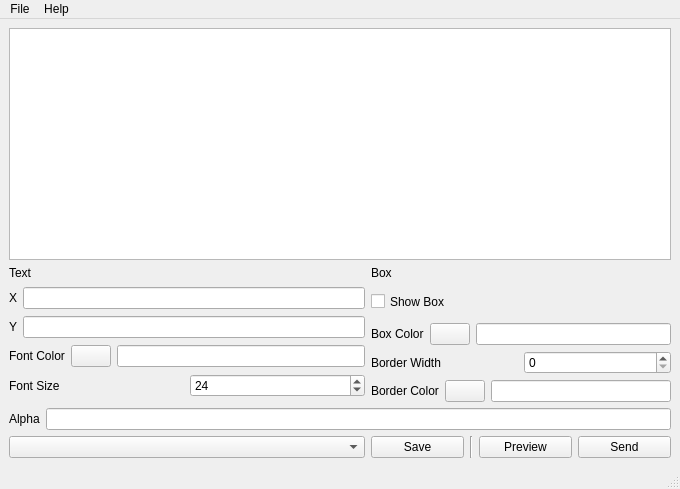
<?xml version="1.0" encoding="UTF-8"?>
<ui version="4.0">
 <class>MainWindow</class>
 <widget class="QMainWindow" name="MainWindow">
  <property name="geometry">
   <rect>
    <x>0</x>
    <y>0</y>
    <width>680</width>
    <height>489</height>
   </rect>
  </property>
  <property name="windowTitle">
   <string>ffplayout Messenger</string>
  </property>
  <property name="locale">
   <locale language="English" country="Germany"/>
  </property>
  <widget class="QWidget" name="centralwidget">
   <layout class="QGridLayout" name="gridLayout">
    <item row="1" column="0">
     <widget class="QLabel" name="text_label">
      <property name="text">
       <string>Text</string>
      </property>
     </widget>
    </item>
    <item row="0" column="0" colspan="5">
     <widget class="QTextEdit" name="text_area"/>
    </item>
    <item row="2" column="0">
     <layout class="QVBoxLayout" name="text_layout_group">
      <item>
       <layout class="QHBoxLayout" name="horizontalLayout">
        <item>
         <widget class="QLabel" name="label_x">
          <property name="text">
           <string>X</string>
          </property>
         </widget>
        </item>
        <item>
         <widget class="QLineEdit" name="text_x_pos">
          <property name="enabled">
           <bool>true</bool>
          </property>
         </widget>
        </item>
       </layout>
      </item>
      <item>
       <layout class="QHBoxLayout" name="horizontalLayout_2">
        <item>
         <widget class="QLabel" name="label_y">
          <property name="text">
           <string>Y</string>
          </property>
         </widget>
        </item>
        <item>
         <widget class="QLineEdit" name="text_y_pos"/>
        </item>
       </layout>
      </item>
      <item>
       <layout class="QHBoxLayout" name="horizontalLayout_3">
        <item>
         <widget class="QLabel" name="label_font_color">
          <property name="text">
           <string>Font Color</string>
          </property>
         </widget>
        </item>
        <item>
         <widget class="QPushButton" name="botton_font_color">
          <property name="minimumSize">
           <size>
            <width>40</width>
            <height>0</height>
           </size>
          </property>
          <property name="maximumSize">
           <size>
            <width>40</width>
            <height>16777215</height>
           </size>
          </property>
          <property name="text">
           <string/>
          </property>
         </widget>
        </item>
        <item>
         <widget class="QLineEdit" name="text_font_color"/>
        </item>
       </layout>
      </item>
      <item>
       <layout class="QHBoxLayout" name="horizontalLayout_4">
        <item>
         <widget class="QLabel" name="label_font_size">
          <property name="text">
           <string>Font Size</string>
          </property>
         </widget>
        </item>
        <item>
         <widget class="QSpinBox" name="spin_font_size">
          <property name="value">
           <number>24</number>
          </property>
         </widget>
        </item>
       </layout>
      </item>
     </layout>
    </item>
    <item row="2" column="1" colspan="4">
     <layout class="QVBoxLayout" name="box_layout_group">
      <item>
       <widget class="QCheckBox" name="activate_box">
        <property name="minimumSize">
         <size>
          <width>300</width>
          <height>31</height>
         </size>
        </property>
        <property name="text">
         <string>Show Box</string>
        </property>
       </widget>
      </item>
      <item>
       <layout class="QHBoxLayout" name="horizontalLayout_5">
        <item>
         <widget class="QLabel" name="label_box_color">
          <property name="text">
           <string>Box Color</string>
          </property>
         </widget>
        </item>
        <item>
         <widget class="QPushButton" name="botton_box_color">
          <property name="minimumSize">
           <size>
            <width>40</width>
            <height>0</height>
           </size>
          </property>
          <property name="maximumSize">
           <size>
            <width>40</width>
            <height>16777215</height>
           </size>
          </property>
          <property name="text">
           <string/>
          </property>
         </widget>
        </item>
        <item>
         <widget class="QLineEdit" name="text_box_color"/>
        </item>
       </layout>
      </item>
      <item>
       <layout class="QHBoxLayout" name="horizontalLayout_6">
        <item>
         <widget class="QLabel" name="label_border_width">
          <property name="text">
           <string>Border Width</string>
          </property>
         </widget>
        </item>
        <item>
         <widget class="QSpinBox" name="spin_border_width"/>
        </item>
       </layout>
      </item>
      <item>
       <layout class="QHBoxLayout" name="horizontalLayout_8">
        <item>
         <widget class="QLabel" name="label_border_color">
          <property name="text">
           <string>Border Color</string>
          </property>
         </widget>
        </item>
        <item>
         <widget class="QPushButton" name="botton_border_color">
          <property name="minimumSize">
           <size>
            <width>40</width>
            <height>0</height>
           </size>
          </property>
          <property name="maximumSize">
           <size>
            <width>40</width>
            <height>16777215</height>
           </size>
          </property>
          <property name="text">
           <string/>
          </property>
         </widget>
        </item>
        <item>
         <widget class="QLineEdit" name="text_border_color">
          <property name="enabled">
           <bool>true</bool>
          </property>
         </widget>
        </item>
       </layout>
      </item>
     </layout>
    </item>
    <item row="3" column="0" colspan="5">
     <layout class="QHBoxLayout" name="horizontalLayout_7">
      <item>
       <widget class="QLabel" name="label_alpha">
        <property name="text">
         <string>Alpha</string>
        </property>
       </widget>
      </item>
      <item>
       <widget class="QLineEdit" name="text_alpha"/>
      </item>
     </layout>
    </item>
    <item row="4" column="0">
     <widget class="QComboBox" name="combo_presets"/>
    </item>
    <item row="4" column="1">
     <widget class="QPushButton" name="button_save">
      <property name="text">
       <string>Save</string>
      </property>
     </widget>
    </item>
    <item row="4" column="4">
     <widget class="QPushButton" name="button_send">
      <property name="text">
       <string>Send</string>
      </property>
     </widget>
    </item>
    <item row="4" column="3">
     <widget class="QPushButton" name="button_preview">
      <property name="text">
       <string>Preview</string>
      </property>
     </widget>
    </item>
    <item row="1" column="1">
     <widget class="QLabel" name="box_label">
      <property name="text">
       <string>Box</string>
      </property>
     </widget>
    </item>
    <item row="4" column="2">
     <widget class="Line" name="line">
      <property name="orientation">
       <enum>Qt::Vertical</enum>
      </property>
     </widget>
    </item>
   </layout>
  </widget>
  <widget class="QMenuBar" name="menubar">
   <property name="geometry">
    <rect>
     <x>0</x>
     <y>0</y>
     <width>680</width>
     <height>29</height>
    </rect>
   </property>
   <widget class="QMenu" name="menu_file">
    <property name="title">
     <string>File</string>
    </property>
    <addaction name="action_save"/>
    <addaction name="separator"/>
    <addaction name="action_quit"/>
   </widget>
   <widget class="QMenu" name="menu_help">
    <property name="title">
     <string>Help</string>
    </property>
    <addaction name="action_examples"/>
   </widget>
   <addaction name="menu_file"/>
   <addaction name="menu_help"/>
  </widget>
  <widget class="QStatusBar" name="statusbar"/>
  <action name="action_save">
   <property name="text">
    <string>Save</string>
   </property>
  </action>
  <action name="actionQuit_2">
   <property name="text">
    <string>Quit</string>
   </property>
  </action>
  <action name="action_quit">
   <property name="text">
    <string>Quit</string>
   </property>
  </action>
  <action name="action_examples">
   <property name="text">
    <string>Examples</string>
   </property>
  </action>
 </widget>
 <resources/>
 <connections/>
</ui>
